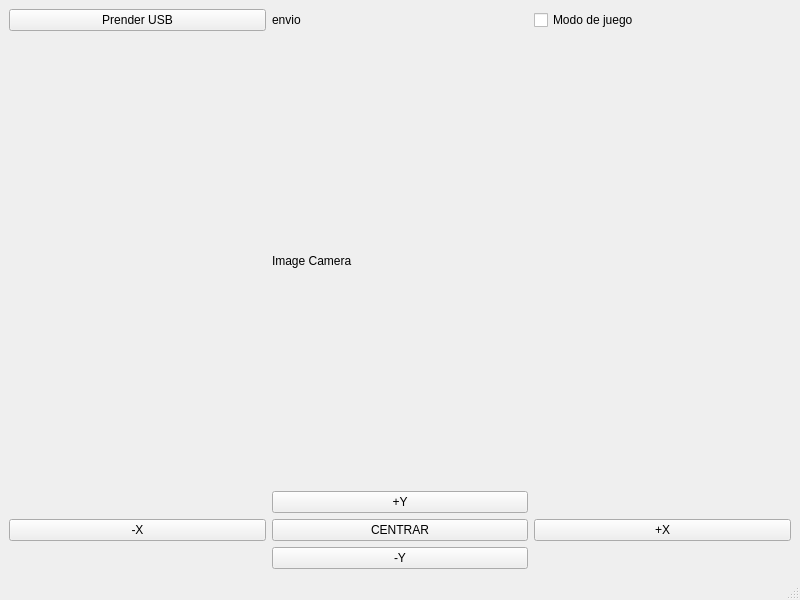
<?xml version="1.0" encoding="UTF-8"?>
<ui version="4.0">
 <class>MainWindow</class>
 <widget class="QMainWindow" name="MainWindow">
  <property name="geometry">
   <rect>
    <x>0</x>
    <y>0</y>
    <width>800</width>
    <height>600</height>
   </rect>
  </property>
  <property name="windowTitle">
   <string>MainWindow</string>
  </property>
  <widget class="QWidget" name="centralwidget">
   <layout class="QGridLayout" name="gridLayout_2">
    <item row="1" column="0">
     <layout class="QGridLayout" name="gridLayout">
      <item row="3" column="0">
       <widget class="QPushButton" name="mex">
        <property name="text">
         <string>-X</string>
        </property>
       </widget>
      </item>
      <item row="2" column="1">
       <widget class="QPushButton" name="may">
        <property name="text">
         <string>+Y</string>
        </property>
       </widget>
      </item>
      <item row="3" column="2">
       <widget class="QPushButton" name="max">
        <property name="text">
         <string>+X</string>
        </property>
       </widget>
      </item>
      <item row="3" column="1">
       <widget class="QPushButton" name="centro">
        <property name="text">
         <string>CENTRAR</string>
        </property>
       </widget>
      </item>
      <item row="1" column="1">
       <widget class="QLabel" name="label_2">
        <property name="text">
         <string>Image Camera</string>
        </property>
       </widget>
      </item>
      <item row="4" column="1">
       <widget class="QPushButton" name="mey">
        <property name="text">
         <string>-Y</string>
        </property>
       </widget>
      </item>
      <item row="0" column="1">
       <widget class="QLabel" name="label">
        <property name="layoutDirection">
         <enum>Qt::LeftToRight</enum>
        </property>
        <property name="text">
         <string>envio</string>
        </property>
       </widget>
      </item>
      <item row="0" column="0">
       <widget class="QPushButton" name="ADusb">
        <property name="text">
         <string>Prender USB</string>
        </property>
       </widget>
      </item>
      <item row="0" column="2">
       <widget class="QCheckBox" name="modo">
        <property name="text">
         <string>Modo de juego</string>
        </property>
       </widget>
      </item>
     </layout>
    </item>
   </layout>
  </widget>
  <widget class="QMenuBar" name="menubar">
   <property name="geometry">
    <rect>
     <x>0</x>
     <y>0</y>
     <width>800</width>
     <height>22</height>
    </rect>
   </property>
  </widget>
  <widget class="QStatusBar" name="statusbar"/>
 </widget>
 <resources/>
 <connections/>
</ui>
